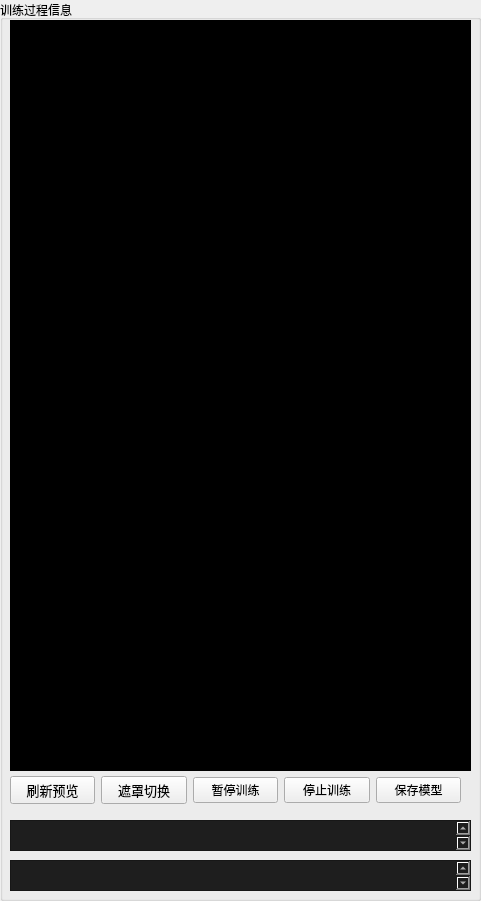
   <widget class="QGroupBox" name="groupBox_12">
    <property name="geometry">
     <rect>
      <x>560</x>
      <y>10</y>
      <width>481</width>
      <height>901</height>
     </rect>
    </property>
    <property name="title">
     <string>训练过程信息</string>
    </property>
    <widget class="QPlainTextEdit" name="plainTextEdit">
     <property name="geometry">
      <rect>
       <x>10</x>
       <y>20</y>
       <width>461</width>
       <height>751</height>
      </rect>
     </property>
     <property name="font">
      <font>
       <family>楷体</family>
       <pointsize>11</pointsize>
       <weight>50</weight>
       <bold>false</bold>
      </font>
     </property>
     <property name="styleSheet">
      <string notr="true">background-color: rgb(0, 0, 0);
color: rgb(255, 255, 255);</string>
     </property>
     <property name="readOnly">
      <bool>false</bool>
     </property>
     <property name="plainText">
      <string/>
     </property>
    </widget>
    <widget class="QTextEdit" name="textEditTrainStatus">
     <property name="geometry">
      <rect>
       <x>10</x>
       <y>820</y>
       <width>461</width>
       <height>31</height>
      </rect>
     </property>
     <property name="font">
      <font>
       <family>楷体</family>
       <pointsize>12</pointsize>
      </font>
     </property>
     <property name="styleSheet">
      <string notr="true">background-color: rgb(30, 30, 30);
color: rgb(255, 255, 255);</string>
     </property>
    </widget>
    <widget class="QTextEdit" name="textEditTrainData">
     <property name="geometry">
      <rect>
       <x>10</x>
       <y>860</y>
       <width>461</width>
       <height>31</height>
      </rect>
     </property>
     <property name="font">
      <font>
       <family>楷体</family>
       <pointsize>12</pointsize>
      </font>
     </property>
     <property name="styleSheet">
      <string notr="true">background-color: rgb(30, 30, 30);
color: rgb(255, 255, 255);</string>
     </property>
    </widget>
    <widget class="QWidget" name="gridLayoutWidget_2">
     <property name="geometry">
      <rect>
       <x>10</x>
       <y>770</y>
       <width>451</width>
       <height>41</height>
      </rect>
     </property>
     <layout class="QGridLayout" name="group_training_btns" rowminimumheight="0,0">
      <item row="1" column="4">
       <widget class="QPushButton" name="btnSaveTrainModel">
        <property name="toolTip">
         <string>保存模型的训练数据</string>
        </property>
        <property name="styleSheet">
         <string notr="true"/>
        </property>
        <property name="text">
         <string>保存模型</string>
        </property>
        <property name="icon">
         <iconset>
          <normaloff>icons/保存硬盘_save-one.png</normaloff>icons/保存硬盘_save-one.png</iconset>
        </property>
       </widget>
      </item>
      <item row="1" column="0">
       <widget class="QPushButton" name="btnUpdateTrainPreview">
        <property name="enabled">
         <bool>true</bool>
        </property>
        <property name="font">
         <font>
          <pointsize>10</pointsize>
          <weight>50</weight>
          <bold>false</bold>
         </font>
        </property>
        <property name="toolTip">
         <string extracomment="刷新预览">刷新训练预览画面</string>
        </property>
        <property name="text">
         <string>刷新预览</string>
        </property>
        <property name="icon">
         <iconset>
          <normaloff>icons/重新_redo.png</normaloff>icons/重新_redo.png</iconset>
        </property>
       </widget>
      </item>
      <item row="1" column="2">
       <widget class="QPushButton" name="btnPauseRestoreTrain">
        <property name="toolTip">
         <string>关闭训练窗口</string>
        </property>
        <property name="styleSheet">
         <string notr="true"/>
        </property>
        <property name="text">
         <string>暂停训练</string>
        </property>
        <property name="icon">
         <iconset>
          <normaloff>icons/暂停_pause.png</normaloff>icons/暂停_pause.png</iconset>
        </property>
       </widget>
      </item>
      <item row="1" column="3">
       <widget class="QPushButton" name="btnCloseTrain">
        <property name="toolTip">
         <string>关闭训练窗口</string>
        </property>
        <property name="styleSheet">
         <string notr="true"/>
        </property>
        <property name="text">
         <string>停止训练</string>
        </property>
        <property name="icon">
         <iconset>
          <normaloff>icons/关闭_close.png</normaloff>icons/关闭_close.png</iconset>
        </property>
       </widget>
      </item>
      <item row="1" column="1">
       <widget class="QPushButton" name="btnSwitchMaskPreview">
        <property name="enabled">
         <bool>true</bool>
        </property>
        <property name="font">
         <font>
          <pointsize>10</pointsize>
          <weight>50</weight>
          <bold>false</bold>
         </font>
        </property>
        <property name="toolTip">
         <string extracomment="刷新预览">刷新训练预览画面</string>
        </property>
        <property name="text">
         <string>遮罩切换</string>
        </property>
        <property name="icon">
         <iconset>
          <normaloff>icons/多边形.png</normaloff>icons/多边形.png</iconset>
        </property>
       </widget>
      </item>
     </layout>
    </widget>
   </widget>
